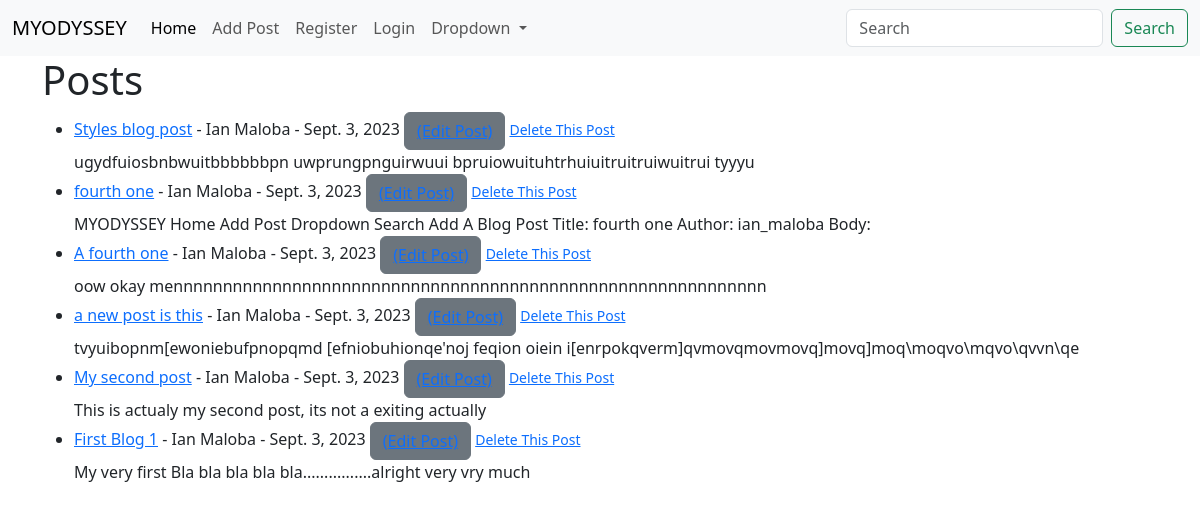
The app's page /, older data.
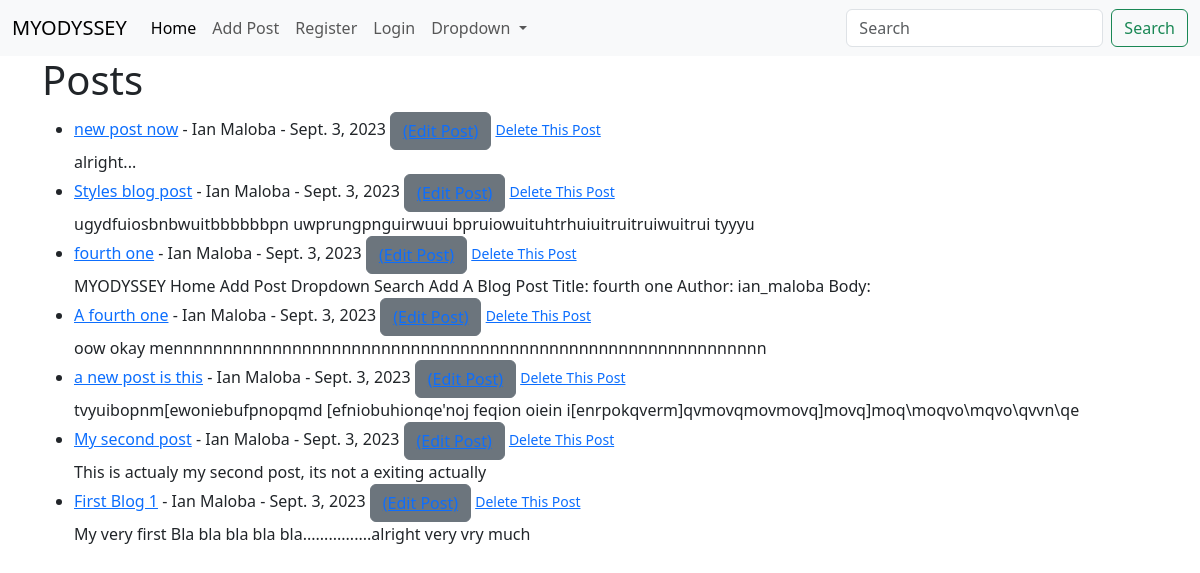
The same page, newer data.
### blog/models.py (models this page shows, shortened)
class Post(models.Model):
    title = models.CharField(max_length=255)
    author = models.ForeignKey(User, on_delete=models.CASCADE)
    body = models.TextField()
    post_date = models.DateField(auto_now_add=True)

### blog/views.py (the view)
# urls.py: path('', HomeView.as_view(), name="home"),
class HomeView(ListView):
    model = Post
    template_name = "home.html"
    ordering = ['-id']

### blog/templates/home.html
{% extends 'base.html' %}
{% block content %}
    <h1>Posts</h1>
    <ul>
        {% for post in object_list %}
            <li>
                <a href="{% url 'article-detail' post.pk %}">{{ post.title }}</a> - {{ post.author.first_name }}
                {{ post.author.last_name }} - {{ post.post_date }} <button class="btn btn-secondary"><a href="{% url 'update_post' post.pk %}">(Edit Post)</a></button>
                <small><a href="{% url 'delete_post' post.pk %}">Delete This Post</a></small><br>
                {{ post.body }}
            </li>
        {% endfor %}
    </ul>
{% endblock %}

### blog/templates/base.html (shortened to what this page needs)
<!doctype html>
<html lang="en">
  <head>
    <link href="https://cdn.jsdelivr.net/npm/bootstrap@5.3.1/dist/css/bootstrap.min.css" rel="stylesheet">
  </head>
  <body>
    <nav class="navbar navbar-expand-lg bg-body-tertiary"">
        <div class="container-fluid">
          <a class="navbar-brand" href="{% url 'home' %}">MYODYSSEY</a>
          <div class="collapse navbar-collapse" id="navbarSupportedContent">
            <ul class="navbar-nav me-auto mb-2 mb-lg-0">
              <li class="nav-item">
                <a class="nav-link active" aria-current="page" href="{% url 'home' %}">Home</a>
              </li>
              <li class="nav-item">
                <a class="nav-link" href="{% url 'add_post' %}">Add Post</a>
              </li>
              <li class="nav-item">
                <a class="nav-link" href="{% url 'register' %}">Register</a>
              </li>
              <li class="nav-item">
                <a class="nav-link" href="{% url 'login' %}">Login</a>
              </li>
              <li class="nav-item dropdown">
                <a class="nav-link dropdown-toggle" href="#" role="button" data-bs-toggle="dropdown" aria-expanded="false">
                  Dropdown
                </a>
              </li>
            </ul>
            <form class="d-flex" role="search">
              <input class="form-control me-2" type="search" placeholder="Search" aria-label="Search">
              <button class="btn btn-outline-success" type="submit">Search</button>
            </form>
          </div>
        </div>
      </nav>
    <div class="container">
        {% block content %}
        {% endblock %}
    </div>
  </body>
</html>

Row changes from the older to the newer data that the page shows:
added Post: title "new post now", author.first_name "Ian", author.last_name "Maloba", post_date "Sept. 3, 2023", body "alright..."
